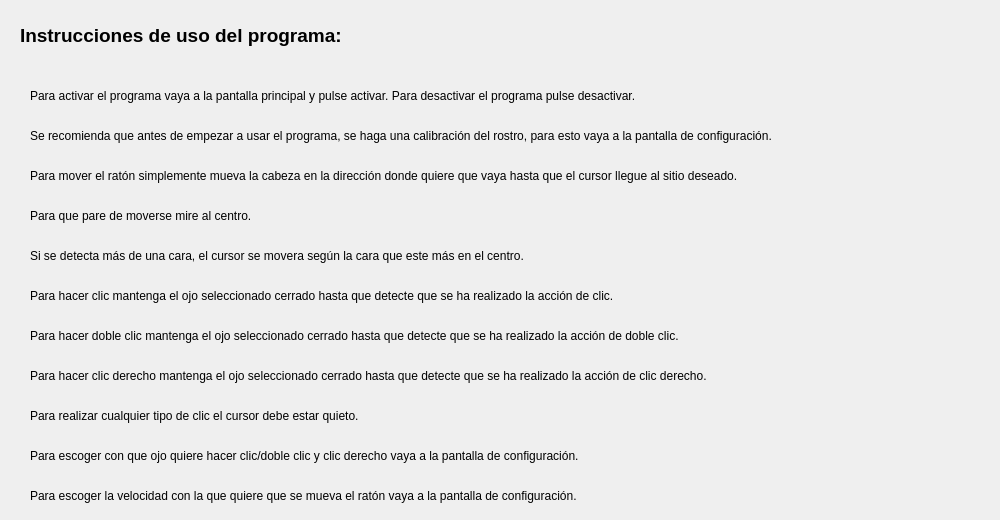
    <widget class="QWidget" name="page_3">
     <widget class="QLabel" name="label_3">
      <property name="geometry">
       <rect>
        <x>20</x>
        <y>10</y>
        <width>461</width>
        <height>51</height>
       </rect>
      </property>
      <property name="font">
       <font>
        <pointsize>14</pointsize>
        <weight>75</weight>
        <bold>true</bold>
       </font>
      </property>
      <property name="text">
       <string>Instrucciones de uso del programa:</string>
      </property>
     </widget>
     <widget class="QLabel" name="label_6">
      <property name="geometry">
       <rect>
        <x>30</x>
        <y>160</y>
        <width>931</width>
        <height>31</height>
       </rect>
      </property>
      <property name="font">
       <font>
        <pointsize>9</pointsize>
       </font>
      </property>
      <property name="text">
       <string>Para mover el ratón simplemente mueva la cabeza en la dirección donde quiere que vaya hasta que el cursor llegue al sitio deseado. </string>
      </property>
     </widget>
     <widget class="QLabel" name="label_7">
      <property name="geometry">
       <rect>
        <x>30</x>
        <y>200</y>
        <width>291</width>
        <height>31</height>
       </rect>
      </property>
      <property name="font">
       <font>
        <pointsize>9</pointsize>
       </font>
      </property>
      <property name="text">
       <string>Para que pare de moverse mire al centro.</string>
      </property>
     </widget>
     <widget class="QLabel" name="label_60">
      <property name="geometry">
       <rect>
        <x>30</x>
        <y>280</y>
        <width>931</width>
        <height>31</height>
       </rect>
      </property>
      <property name="font">
       <font>
        <pointsize>9</pointsize>
       </font>
      </property>
      <property name="text">
       <string>Para hacer clic mantenga el ojo seleccionado cerrado hasta que detecte que se ha realizado la acción de clic.</string>
      </property>
     </widget>
     <widget class="QLabel" name="label_61">
      <property name="geometry">
       <rect>
        <x>30</x>
        <y>320</y>
        <width>941</width>
        <height>31</height>
       </rect>
      </property>
      <property name="font">
       <font>
        <pointsize>9</pointsize>
       </font>
      </property>
      <property name="text">
       <string>Para hacer doble clic mantenga el ojo seleccionado cerrado hasta que detecte que se ha realizado la acción de doble clic.</string>
      </property>
     </widget>
     <widget class="QLabel" name="label_62">
      <property name="geometry">
       <rect>
        <x>30</x>
        <y>360</y>
        <width>961</width>
        <height>31</height>
       </rect>
      </property>
      <property name="font">
       <font>
        <pointsize>9</pointsize>
       </font>
      </property>
      <property name="text">
       <string>Para hacer clic derecho mantenga el ojo seleccionado cerrado hasta que detecte que se ha realizado la acción de clic derecho.</string>
      </property>
     </widget>
     <widget class="QLabel" name="label_64">
      <property name="geometry">
       <rect>
        <x>30</x>
        <y>440</y>
        <width>681</width>
        <height>31</height>
       </rect>
      </property>
      <property name="font">
       <font>
        <pointsize>9</pointsize>
       </font>
      </property>
      <property name="text">
       <string>Para escoger con que ojo quiere hacer clic/doble clic y clic derecho vaya a la pantalla de configuración.</string>
      </property>
     </widget>
     <widget class="QLabel" name="label_65">
      <property name="geometry">
       <rect>
        <x>30</x>
        <y>480</y>
        <width>681</width>
        <height>31</height>
       </rect>
      </property>
      <property name="font">
       <font>
        <pointsize>9</pointsize>
       </font>
      </property>
      <property name="text">
       <string>Para escoger la velocidad con la que quiere que se mueva el ratón vaya a la pantalla de configuración.</string>
      </property>
     </widget>
     <widget class="QLabel" name="label_66">
      <property name="geometry">
       <rect>
        <x>30</x>
        <y>120</y>
        <width>921</width>
        <height>31</height>
       </rect>
      </property>
      <property name="font">
       <font>
        <pointsize>9</pointsize>
       </font>
      </property>
      <property name="text">
       <string>Se recomienda que antes de empezar a usar el programa, se haga una calibración del rostro, para esto vaya a la pantalla de configuración.</string>
      </property>
     </widget>
     <widget class="QLabel" name="label_76">
      <property name="geometry">
       <rect>
        <x>30</x>
        <y>80</y>
        <width>771</width>
        <height>31</height>
       </rect>
      </property>
      <property name="font">
       <font>
        <pointsize>9</pointsize>
       </font>
      </property>
      <property name="text">
       <string>Para activar el programa vaya a la pantalla principal y pulse activar. Para desactivar el programa pulse desactivar.</string>
      </property>
     </widget>
     <widget class="QLabel" name="label_92">
      <property name="geometry">
       <rect>
        <x>30</x>
        <y>240</y>
        <width>641</width>
        <height>31</height>
       </rect>
      </property>
      <property name="font">
       <font>
        <pointsize>9</pointsize>
       </font>
      </property>
      <property name="text">
       <string>Si se detecta más de una cara, el cursor se movera según la cara que este más en el centro.</string>
      </property>
     </widget>
     <widget class="QLabel" name="label_194">
      <property name="geometry">
       <rect>
        <x>30</x>
        <y>400</y>
        <width>411</width>
        <height>31</height>
       </rect>
      </property>
      <property name="font">
       <font>
        <pointsize>9</pointsize>
       </font>
      </property>
      <property name="text">
       <string>Para realizar cualquier tipo de clic el cursor debe estar quieto.</string>
      </property>
     </widget>
    </widget>
